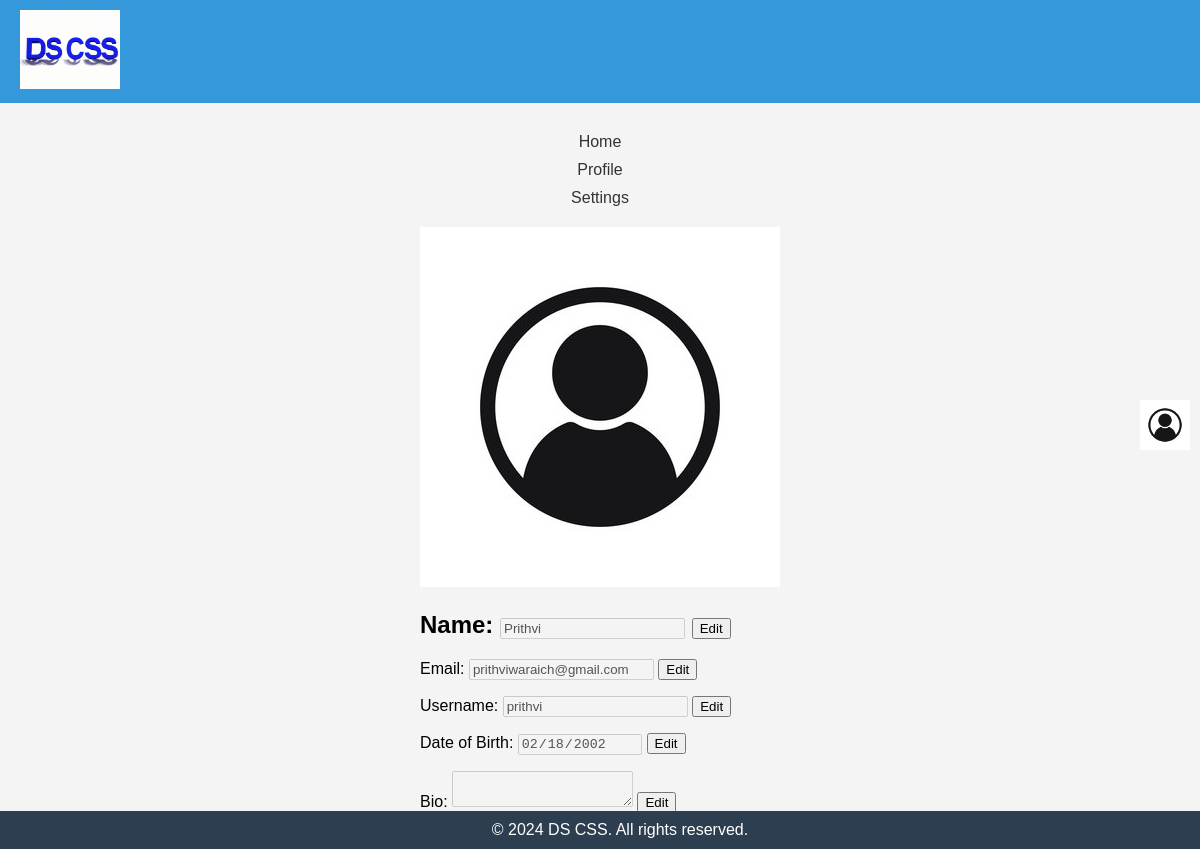
Page /AccountOverview.php (signed in) on the committed database.
### tables this page shows
CREATE TABLE IF NOT EXISTS `User` (
  `UserId` int(11) NOT NULL,
  `Name` varchar(255) NOT NULL,
  `Email` varchar(255) NOT NULL,
  `Username` varchar(50) NOT NULL,
  `Password` varchar(255) NOT NULL,
  `DOB` date NOT NULL,
  `ImageId` int(11) DEFAULT NULL,
  `Bio` text
);

### AccountOverview.php (the view, shortened to what this page needs)
<?php
include 'config.php';
$user_id = $_SESSION['user_id'];
$stmt = $pdo->prepare("SELECT * FROM User WHERE UserId = :user_id");
$stmt->execute(['user_id' => $user_id]);
$user = $stmt->fetch(PDO::FETCH_ASSOC);
?>
<!DOCTYPE html>
<html lang="en">
<head>
    <link rel="stylesheet" href="AccountOverview.css">
<!DOCTYPE html>
<html lang="en">
<head>
    <link rel="stylesheet" href="AccountOverview.css">
</head>
<body>
    <header>
        <a href="home_Page.php">
            <img src="Logo.png" alt="Logo">
        </a>
        <a href="login.php">
            <img src="UserImage.jpeg" alt="User Image" class="user-image-button">
        </a>
    </header>
    <main>
        <nav>
            <a href="#">Home</a>
            <a href="#">Profile</a>
            <a href="#">Settings</a>
        </nav>
        <div class="profile-container">
            <img src="UserImage.jpeg" alt="Profile Image" class="profile-image">
            <div class="user-info">
                <form method="post" action="<?php echo htmlspecialchars($_SERVER["PHP_SELF"]); ?>">
                    <h2>Name:
                        <input id="name" type="text" name="name" value="<?php echo htmlspecialchars($user['Name']); ?>" disabled>
                        <button type="button" onclick="toggleEditMode('name', 'editName')">Edit</button>
                    </h2>
                </form>
                <form method="post" action="<?php echo htmlspecialchars($_SERVER["PHP_SELF"]); ?>">
                    <p>Email:
                        <input id="email" type="email" name="email" value="<?php echo htmlspecialchars($user['Email']); ?>" disabled>
                        <button type="button" onclick="toggleEditMode('email', 'editEmail')">Edit</button>
                    </p>
                </form>
                <form method="post" action="<?php echo htmlspecialchars($_SERVER["PHP_SELF"]); ?>">
                    <p>Username:
                        <input id="username" type="text" name="username" value="<?php echo htmlspecialchars($user['Username']); ?>" disabled>
                        <button type="button" onclick="toggleEditMode('username', 'editUsername')">Edit</button>
                    </p>
                </form>
                <form method="post" action="<?php echo htmlspecialchars($_SERVER["PHP_SELF"]); ?>">
                    <p>Date of Birth:
                        <input id="dob" type="date" name="dob" value="<?php echo htmlspecialchars($user['DOB']); ?>" disabled>
                        <button type="button" onclick="toggleEditMode('dob', 'editDob')">Edit</button>
                    </p>
                </form>
                <form method="post" action="<?php echo htmlspecialchars($_SERVER["PHP_SELF"]); ?>">
                    <p>Bio:
                        <textarea id="bio" name="bio" disabled><?php echo htmlspecialchars($user['Bio']); ?></textarea>
                        <button type="button" onclick="toggleEditMode('bio', 'editBio')">Edit</button>
                    </p>
                </form>
            </div>
        </div>
    </main>
    <footer>
        &copy; 2024 DS CSS. All rights reserved.
    </footer>
</body>
</html>

### AccountOverview.css (style rules this page uses)
body { font-family: Arial, sans-serif; margin: 0; padding: 0; background-color: #f4f4f4; min-height: 100vh; }
header { display: flex; justify-content: space-between; align-items: center; background-color: #3498db; color: white; padding: 10px 20px; }
header img { max-width: 100px; cursor: pointer; }
.user-image-button { max-width: 50px; cursor: pointer; position: absolute; top: 50%; transform: translateY(-50%); right: 10px; }
main { display: flex; flex-direction: column; align-items: center; padding: 20px; }
nav { width: 150px; background-color: #f4f4f4; padding: 10px; display: flex; flex-direction: column; align-items: center; }
nav a { margin-bottom: 10px; text-decoration: none; color: #333; }
footer { background-color: #2c3e50; color: white; padding: 10px 20px; text-align: center; position: fixed; bottom: 0; width: 100%; }

### rows in the picture
user: name "Prithvi", email "prithviwaraich@gmail.com", username "prithvi", dob "02/18/2002"
